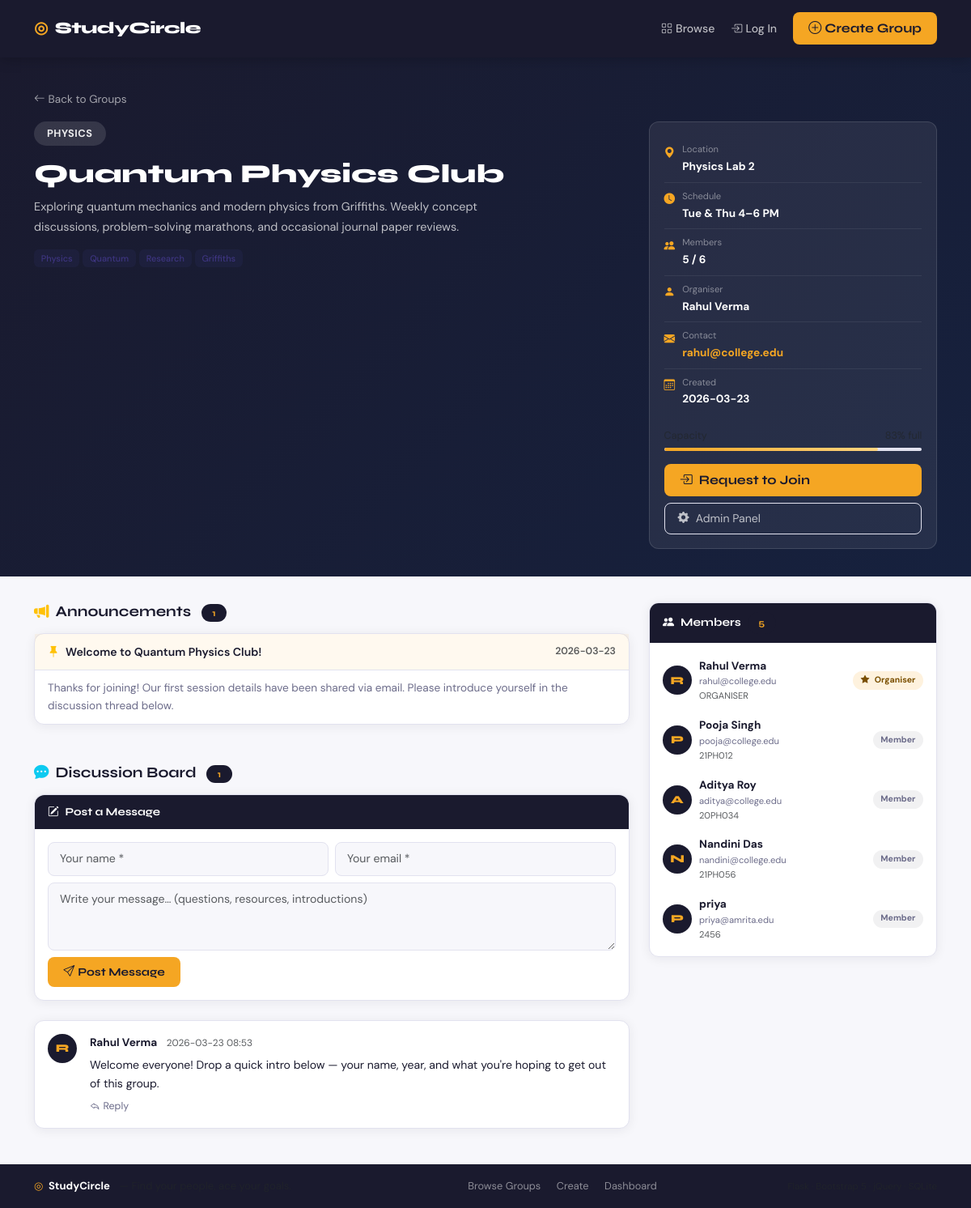
/group/3, run on the app's committed database.
### tables this page shows
CREATE TABLE study_groups (
        id            INTEGER PRIMARY KEY AUTOINCREMENT,
        name          TEXT    NOT NULL,
        subject       TEXT    NOT NULL,
        description   TEXT    NOT NULL,
        location      TEXT    NOT NULL,
        schedule      TEXT    NOT NULL,
        max_members   INTEGER NOT NULL DEFAULT 10,
        organiser     TEXT    NOT NULL,
        contact_email TEXT    NOT NULL,
        tags          TEXT    DEFAULT '',
        status        TEXT    DEFAULT 'open',
        created_at    TEXT    NOT NULL
    );

CREATE TABLE announcements (
        id        INTEGER PRIMARY KEY AUTOINCREMENT,
        group_id  INTEGER NOT NULL REFERENCES study_groups(id) ON DELETE CASCADE,
        title     TEXT    NOT NULL,
        body      TEXT    NOT NULL,
        posted_at TEXT    NOT NULL
    );

CREATE TABLE discussions (
        id         INTEGER PRIMARY KEY AUTOINCREMENT,
        group_id   INTEGER NOT NULL REFERENCES study_groups(id) ON DELETE CASCADE,
        author     TEXT    NOT NULL,
        email      TEXT    NOT NULL,
        message    TEXT    NOT NULL,
        parent_id  INTEGER DEFAULT NULL,
        posted_at  TEXT    NOT NULL
    );

CREATE TABLE members (
        id            INTEGER PRIMARY KEY AUTOINCREMENT,
        group_id      INTEGER NOT NULL REFERENCES study_groups(id) ON DELETE CASCADE,
        full_name     TEXT    NOT NULL,
        email         TEXT    NOT NULL,
        student_id    TEXT    NOT NULL,
        role          TEXT    DEFAULT 'member',
        joined_at     TEXT    NOT NULL
    );

### app.py (the view)
@app.route("/group/<int:gid>")
def group_detail(gid):
    db    = get_db()
    group = db.execute("SELECT * FROM study_groups WHERE id=?", (gid,)).fetchone()
    if not group:
        abort(404)
    mc      = member_count(db, gid)
    pc      = pending_count(db, gid)
    members = db.execute(
        "SELECT * FROM members WHERE group_id=? ORDER BY role DESC, joined_at", (gid,)
    ).fetchall()
    announcements = db.execute(
        "SELECT * FROM announcements WHERE group_id=? ORDER BY posted_at DESC", (gid,)
    ).fetchall()
    top_posts = db.execute(
        "SELECT * FROM discussions WHERE group_id=? AND parent_id IS NULL ORDER BY posted_at DESC",
        (gid,)
    ).fetchall()
    replies_raw = db.execute(
        "SELECT * FROM discussions WHERE group_id=? AND parent_id IS NOT NULL ORDER BY posted_at",
        (gid,)
    ).fetchall()
    replies = {}
    for r in replies_raw:
        replies.setdefault(r["parent_id"], []).append(dict(r))
    is_organiser = (
        current_user() and
        current_user().lower() == group["contact_email"].lower()
    )
    return render_template("group_detail.html",
        group=dict(group), mc=mc, pc=pc,
        members=members, announcements=announcements,
        top_posts=top_posts, replies=replies,
        is_organiser=is_organiser)

### app.py (called while the page is built)
def get_db():
    if "db" not in g:
        g.db = sqlite3.connect(DB)
        g.db.row_factory = sqlite3.Row
        g.db.execute("PRAGMA foreign_keys = ON")
    return g.db

def member_count(db, gid):
    return db.execute(
        "SELECT COUNT(*) FROM members WHERE group_id=?", (gid,)
    ).fetchone()[0]

def pending_count(db, gid):
    return db.execute(
        "SELECT COUNT(*) FROM join_requests WHERE group_id=? AND status='pending'",
        (gid,)
    ).fetchone()[0]

def current_user():
    return session.get("user_email")

@app.context_processor
def inject_user():
    return {
        "current_user_email": current_user(),
        "current_user_name":  session.get("user_name"),
    }

### templates/group_detail.html (shortened to what this page needs)
{% extends "base.html" %}
{% block content %}
<section class="sc-detail-hero">
  <div class="container">
    <div class="mb-3">
      <a href="{{ url_for('index') }}" class="sc-back">
        <i class="bi bi-arrow-left me-1"></i>Back to Groups
      </a>
    </div>
    <div class="row g-4 align-items-start">
      <div class="col-lg-8">
        <span class="sc-sbadge-lg mb-2 d-inline-block">{{ group['subject'] }}</span>
        <h1 class="sc-dtitle mt-2">{{ group['name'] }}</h1>
        <p class="sc-ddesc">{{ group['description'] }}</p>
        {% if group['tags'] %}
          <div class="sc-tags mt-2">
            {% for tag in group['tags'].split(',') %}
              <a href="{{ url_for('index', tag=tag.strip()) }}" class="sc-tag">
                {{ tag.strip() }}
              </a>
            {% endfor %}
          </div>
        {% endif %}
      </div>
      <div class="col-lg-4">
        <div class="sc-info-card">
          <ul class="sc-info-list">
            <li>
              <i class="bi bi-geo-alt-fill"></i>
              <div><small>Location</small><strong>{{ group['location'] }}</strong></div>
            </li>
            <li>
              <i class="bi bi-clock-fill"></i>
              <div><small>Schedule</small><strong>{{ group['schedule'] }}</strong></div>
            </li>
            <li>
              <i class="bi bi-people-fill"></i>
              <div>
                <small>Members</small>
                <strong>{{ mc }} / {{ group['max_members'] }}</strong>
              </div>
            </li>
            <li>
              <i class="bi bi-person-fill"></i>
              <div><small>Organiser</small><strong>{{ group['organiser'] }}</strong></div>
            </li>
            <li>
              <i class="bi bi-envelope-fill"></i>
              <div>
                <small>Contact</small>
                <strong>
                  <a href="mailto:{{ group['contact_email'] }}" class="sc-mail-link">
                    {{ group['contact_email'] }}
                  </a>
                </strong>
              </div>
            </li>
            <li>
              <i class="bi bi-calendar3"></i>
              <div><small>Created</small><strong>{{ group['created_at'][:10] }}</strong></div>
            </li>
          </ul>
          <div class="mt-3">
            <div class="d-flex justify-content-between mb-1">
              <small class="text-muted">Capacity</small>
              <small class="text-muted">
                {% set pct = ((mc / group['max_members']) * 100)|int %}
              </small>
            </div>
            <div class="sc-prog">
              <div class="sc-prog-fill {% if mc >= group['max_members'] %}full{% endif %}"
                   style="width:{{ pct }}%"></div>
            </div>
          </div>
          <div class="mt-3 d-grid gap-2">
            {% if mc < group['max_members'] and group['status'] == 'open' %}
              <a href="{{ url_for('join_group', gid=group['id']) }}"
                 class="btn sc-btn-acc">
                <i class="bi bi-box-arrow-in-right me-2"></i>Request to Join
              </a>
            {% elif mc >= group['max_members'] %}
              <button class="btn sc-btn-acc" disabled>
                <i class="bi bi-lock-fill me-2"></i>Group Full
              </button>
            {% else %}
              <button class="btn sc-btn-acc" disabled>Group Closed</button>
            {% endif %}
            <a href="{{ url_for('admin_panel', gid=group['id']) }}"
               class="btn sc-btn-gear-lg">
              <i class="bi bi-gear-fill me-2"></i>Admin Panel
            </a>
          </div>
        </div>
      </div>
    </div>
  </div>
</section>
<section class="sc-dbody">
  <div class="container">
    <div class="row g-4">
      <div class="col-lg-8">
        <h2 class="sc-sec-title mb-3">
          <i class="bi bi-megaphone-fill me-2 text-warning"></i>Announcements
          <span class="sc-cnt-badge ms-2">{{ announcements|length }}</span>
        </h2>
        {% if announcements %}
          {% for ann in announcements %}
            <div class="sc-ann-card mb-3">
              <div class="sc-ann-hdr">
                <span><i class="bi bi-pin-fill me-2 text-warning"></i>{{ ann['title'] }}</span>
                <small class="text-muted">{{ ann['posted_at'][:10] }}</small>
              </div>
              <div class="sc-ann-body">{{ ann['body'] }}</div>
            </div>
          {% endfor %}
        {% else %}
          <div class="sc-empty-sm mb-4">
            <i class="bi bi-megaphone text-muted me-2"></i>
            No announcements yet.
          </div>
        {% endif %}
        <div id="discuss" class="mt-5">
          <h2 class="sc-sec-title mb-3">
            <i class="bi bi-chat-dots-fill me-2 text-info"></i>Discussion Board
            <span class="sc-cnt-badge ms-2">{{ top_posts|length }}</span>
          </h2>
          <div class="sc-discuss-form mb-4">
            <div class="sc-discuss-form-hdr">
              <i class="bi bi-pencil-square me-2"></i>Post a Message
            </div>
            <div class="sc-discuss-form-body">
              <form method="POST" action="{{ url_for('post_discussion', gid=group['id']) }}" id="discussForm">
                <div class="row g-2 mb-2">
                  <div class="col-md-6">
                    <input type="text" name="author" class="form-control sc-inp"
                           placeholder="Your name *" maxlength="80" required/>
                  </div>
                  <div class="col-md-6">
                    <input type="email" name="email" class="form-control sc-inp"
                           placeholder="Your email *" required/>
                  </div>
                </div>
                <textarea name="message" class="form-control sc-inp mb-2"
                          rows="3" placeholder="Write your message… (questions, resources, introductions)"
                          maxlength="1000" required></textarea>
                <button type="submit" class="btn sc-btn-acc btn-sm">
                  <i class="bi bi-send me-1"></i>Post Message
                </button>
              </form>
            </div>
          </div>
          {% if top_posts %}
            {% for post in top_posts %}
              <div class="sc-post" id="post-{{ post['id'] }}">
                <div class="d-flex align-items-start gap-3">
                  <div class="sc-av">{{ post['author'][0]|upper }}</div>
                  <div class="flex-grow-1">
                    <div class="sc-post-hdr">
                      <strong>{{ post['author'] }}</strong>
                      <small class="text-muted ms-2">{{ post['posted_at'][:16].replace('T',' ') }}</small>
                    </div>
                    <div class="sc-post-body">{{ post['message'] }}</div>
                    <button class="sc-reply-toggle mt-2"
                            data-pid="{{ post['id'] }}">
                      <i class="bi bi-reply me-1"></i>Reply
                    </button>
                  </div>
                </div>
              </div>
            {% endfor %}
          {% else %}
            <div class="sc-empty-sm">
              <i class="bi bi-chat text-muted me-2"></i>
              No messages yet. Start the conversation!
            </div>
          {% endif %}
        </div>
      </div>
      <div class="col-lg-4">
        <div class="sc-members-card">
          <div class="sc-members-hdr">
            <i class="bi bi-people-fill me-2"></i>Members
            <span class="sc-cnt-badge ms-2">{{ mc }}</span>
          </div>
          <div class="sc-members-body">
            {% if members %}
              {% for m in members %}
                <div class="sc-mrow">
                  <div class="sc-av">{{ m['full_name'][0]|upper }}</div>
                  <div class="sc-minfo">
                    <strong>{{ m['full_name'] }}</strong>
                    <small>{{ m['email'] }}</small>
                    <small class="text-muted">{{ m['student_id'] }}</small>
                  </div>
                  <span class="sc-rbadge {{ m['role'] }}">
                    {% if m['role'] == 'organiser' %}
                      <i class="bi bi-star-fill me-1"></i>
                    {% endif %}
                    {{ m['role']|title }}
                  </span>
                </div>
              {% endfor %}
            {% else %}
              <p class="text-muted p-3 mb-0">No members yet.</p>
            {% endif %}
          </div>
        </div>
      </div>
    </div>
  </div>
</section>
{% endblock %}

### data on the page
study_groups: subject "PHYSICS", name "Quantum Physics Club", description "Exploring quantum mechanics and modern physics from Griffiths. Weekly concept discussions, problem-solving marathons, and occasional journal paper reviews.", location "Physics Lab 2", schedule "Tue & Thu 4–6 PM", max_members "6", organiser "Rahul Verma", contact_email "rahul@college.edu", created_at "2026-03-23"
announcements: title "Welcome to Quantum Physics Club!", posted_at "2026-03-23", body "Thanks for joining! Our first session details have been shared via email. Please introduce yourself in the discussion thread below."
discussions: author "R", author "Rahul Verma", posted_at "2026-03-23 08:53", message "Welcome everyone! Drop a quick intro below — your name, year, and what you're hoping to get out of this group."
members: full_name "R", full_name "Rahul Verma", email "rahul@college.edu", student_id "ORGANISER", role "Organiser"
members: full_name "P", full_name "Pooja Singh", email "pooja@college.edu", student_id "21PH012", role "Member"
members: full_name "A", full_name "Aditya Roy", email "aditya@college.edu", student_id "20PH034", role "Member"
members: full_name "N", full_name "Nandini Das", email "nandini@college.edu", student_id "21PH056", role "Member"
members: full_name "P", full_name "priya", email "priya@amrita.edu", student_id "2456", role "Member"

### other printed values
{{ tag.strip() }} "Physics" "Quantum" "Research" "Griffiths"
{{ mc }} "5"
{{ announcements|length }} "1"
{{ top_posts|length }} "1"
